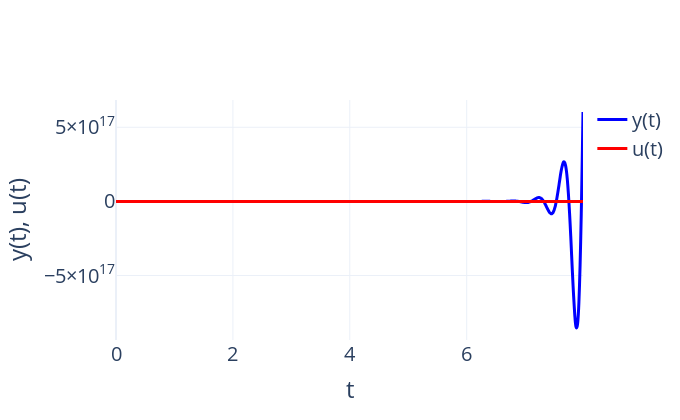

Write notebook code for a chart like this one.
### Code cell
# Plot solution using plotly
fig = go.Figure()
fig.add_trace(go.Scatter(x=ts, y=solution[:, 0], name='y(t)', line_shape='spline', line=dict(color='blue', width=3)))
fig.add_trace(go.Scatter(x=ts, y=[u0(t) for t in ts], name='u(t)', line_shape='spline', line=dict(color='red', width=3)))
fig.update_layout(xaxis_title='t', yaxis_title='y(t), u(t)')
fig.update_layout(template='plotly_white')
fig.update_layout(font=dict(size=20))
fig.update_layout(width=680, height=420)
fig.write_image('solution_second.pdf')
fig.show()

### Figure 1 — Plotly figure (JSON) as saved in the notebook; plotly's stock layout.template omitted (floating-point values rounded to 4 significant figures; data arrays with more than 128 entries replaced by an {"elided": "..."} marker saying what was removed)
{"data": [{"line": {"color": "blue", "shape": "spline", "width": 3}, "name": "y(t)", "type": "scatter", "x": {"elided": "800 float values"}, "y": {"elided": "800 float values"}}, {"line": {"color": "red", "shape": "spline", "width": 3}, "name": "u(t)", "type": "scatter", "x": {"elided": "800 float values"}, "y": {"elided": "800 int values"}}], "layout": {"font": {"size": 20}, "height": 420, "width": 680, "xaxis": {"title": {"text": "t"}}, "yaxis": {"title": {"text": "y(t), u(t)"}}}}
